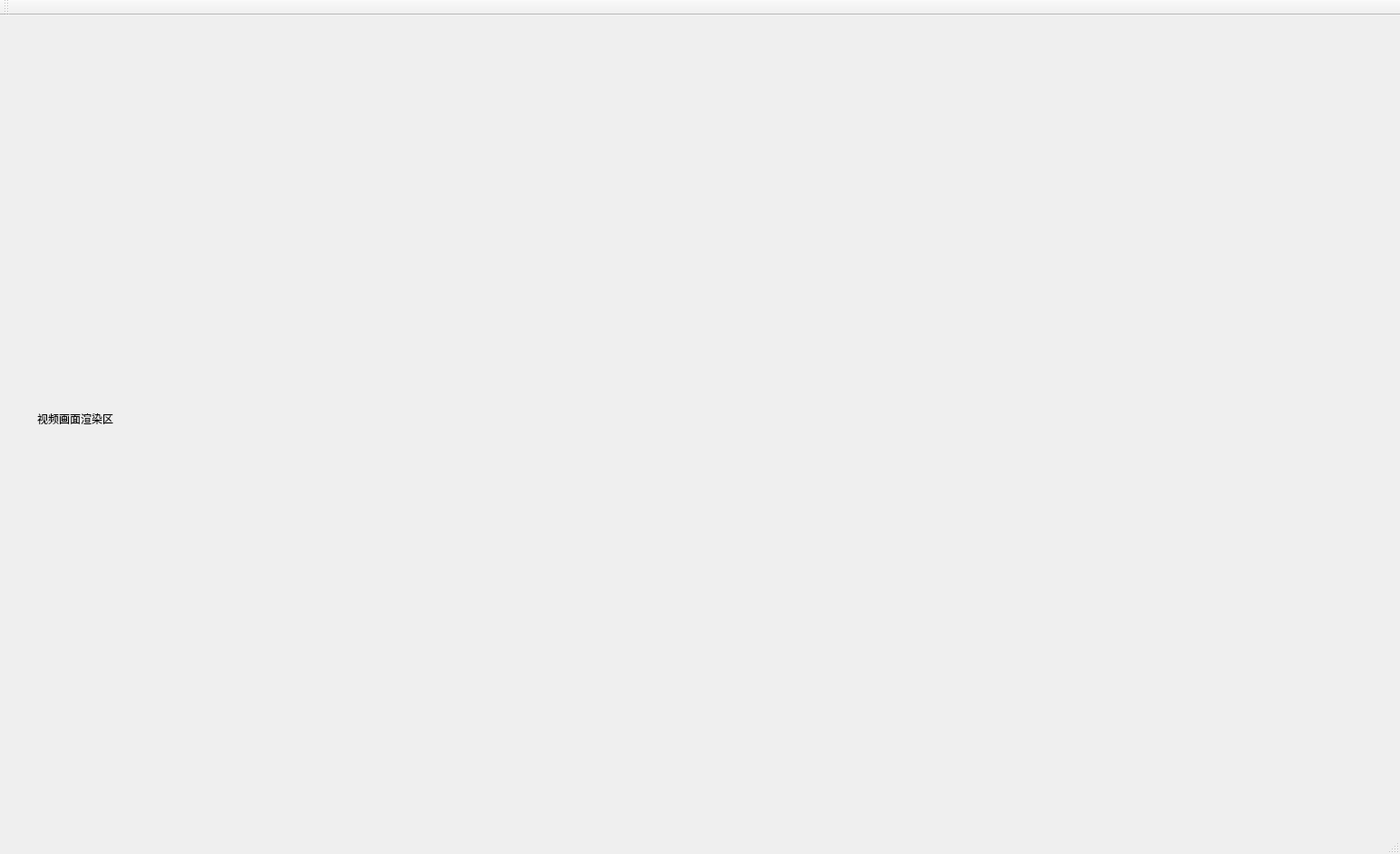
<?xml version="1.0" encoding="UTF-8"?>
<ui version="4.0">
 <class>MainWindow</class>
 <widget class="QMainWindow" name="MainWindow">
  <property name="geometry">
   <rect>
    <x>0</x>
    <y>0</y>
    <width>1544</width>
    <height>942</height>
   </rect>
  </property>
  <property name="windowTitle">
   <string>MainWindow</string>
  </property>
  <widget class="QWidget" name="centralWidget">
   <widget class="TitleBar" name="widget" native="true">
    <property name="geometry">
     <rect>
      <x>10</x>
      <y>10</y>
      <width>881</width>
      <height>91</height>
     </rect>
    </property>
   </widget>
   <widget class="QLabel" name="videoLabel">
    <property name="geometry">
     <rect>
      <x>41</x>
      <y>114</y>
      <width>1481</width>
      <height>661</height>
     </rect>
    </property>
    <property name="styleSheet">
     <string notr="true">rgb (0, 85, 255)</string>
    </property>
    <property name="text">
     <string>视频画面渲染区</string>
    </property>
   </widget>
   <widget class="CtrlBar" name="ctrlWidget" native="true">
    <property name="geometry">
     <rect>
      <x>30</x>
      <y>790</y>
      <width>771</width>
      <height>81</height>
     </rect>
    </property>
   </widget>
  </widget>
  <widget class="QMenuBar" name="menuBar">
   <property name="geometry">
    <rect>
     <x>0</x>
     <y>0</y>
     <width>1544</width>
     <height>26</height>
    </rect>
   </property>
  </widget>
  <widget class="QToolBar" name="mainToolBar">
   <attribute name="toolBarArea">
    <enum>TopToolBarArea</enum>
   </attribute>
   <attribute name="toolBarBreak">
    <bool>false</bool>
   </attribute>
  </widget>
  <widget class="QStatusBar" name="statusBar"/>
 </widget>
 <layoutdefault spacing="6" margin="11"/>
 <customwidgets>
  <customwidget>
   <class>TitleBar</class>
   <extends>QWidget</extends>
   <header location="global">TitleBar.h</header>
   <container>1</container>
  </customwidget>
  <customwidget>
   <class>CtrlBar</class>
   <extends>QWidget</extends>
   <header location="global">CtrlBar.h</header>
   <container>1</container>
  </customwidget>
 </customwidgets>
 <resources/>
 <connections/>
</ui>
